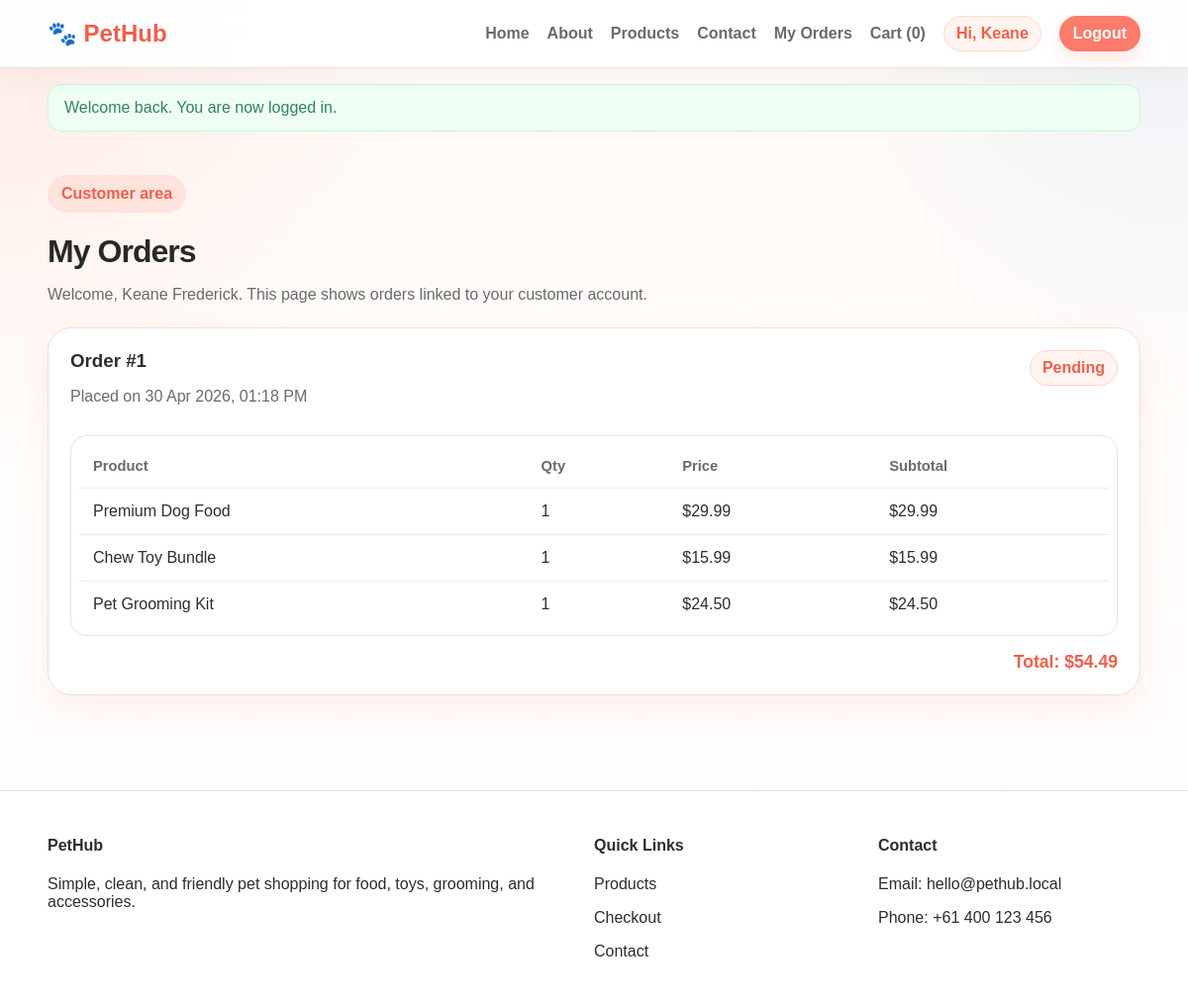
The page /my-orders.php (signed in) on the database its author committed.
### tables this page shows
CREATE TABLE orders (
  id INT AUTO_INCREMENT PRIMARY KEY,
  user_id INT NULL,
  customer_name VARCHAR(120) NOT NULL,
  customer_email VARCHAR(120) NOT NULL,
  phone VARCHAR(50) NOT NULL,
  address VARCHAR(255) NOT NULL,
  total_amount DECIMAL(10,2) NOT NULL,
  status VARCHAR(50) NOT NULL DEFAULT 'Pending',
  created_at TIMESTAMP DEFAULT CURRENT_TIMESTAMP,
  CONSTRAINT fk_orders_user FOREIGN KEY (user_id) REFERENCES users(id) ON DELETE SET NULL
);

CREATE TABLE order_items (
  id INT AUTO_INCREMENT PRIMARY KEY,
  order_id INT NOT NULL,
  product_id INT NOT NULL,
  quantity INT NOT NULL,
  unit_price DECIMAL(10,2) NOT NULL,
  CONSTRAINT fk_items_order FOREIGN KEY (order_id) REFERENCES orders(id) ON DELETE CASCADE,
  CONSTRAINT fk_items_product FOREIGN KEY (product_id) REFERENCES products(id) ON DELETE CASCADE
);

CREATE TABLE products (
  id INT AUTO_INCREMENT PRIMARY KEY,
  name VARCHAR(120) NOT NULL,
  category VARCHAR(80) NOT NULL,
  price DECIMAL(10,2) NOT NULL,
  stock INT NOT NULL DEFAULT 0,
  image VARCHAR(255) NOT NULL,
  description TEXT NOT NULL,
  created_at TIMESTAMP DEFAULT CURRENT_TIMESTAMP
);

### config/config.php (called while the page is built, shortened)
<?php
function db(): PDO {
    static $pdo = null;
    if ($pdo === null) {
        $dsn = 'mysql:host=' . DB_HOST . ';dbname=' . DB_NAME . ';charset=utf8mb4';
        $options = [
            PDO::ATTR_ERRMODE => PDO::ERRMODE_EXCEPTION,
            PDO::ATTR_DEFAULT_FETCH_MODE => PDO::FETCH_ASSOC,
            PDO::ATTR_EMULATE_PREPARES => false,
        ];
        $pdo = new PDO($dsn, DB_USER, DB_PASS, $options);
    }
    return $pdo;
}
function e(string $value): string {
    return htmlspecialchars($value, ENT_QUOTES, 'UTF-8');
}
function is_logged_in(): bool {
    return isset($_SESSION['user']);
}

### includes/functions.php (called while the page is built, shortened)
<?php
require_once __DIR__ . '/../config/config.php';
function current_customer_orders(): array {
    $stmt = db()->prepare('SELECT * FROM orders WHERE user_id = :user_id ORDER BY created_at DESC');
    $stmt->execute(['user_id' => $_SESSION['user']['id']]);
    return $stmt->fetchAll();
}
function order_items_for(int $orderId): array {
    $stmt = db()->prepare('SELECT oi.*, p.name, p.image FROM order_items oi JOIN products p ON p.id = oi.product_id WHERE oi.order_id = :order_id');
    $stmt->execute(['order_id' => $orderId]);
    return $stmt->fetchAll();
}

### my-orders.php (the view, shortened to what this page needs)
<?php
require_once __DIR__ . '/includes/functions.php';
require_once __DIR__ . '/includes/header.php';
$orders = current_customer_orders();
?>
<main class="section"><div class="container">
  <div class="page-heading">
    <span class="pill">Customer area</span>
    <h1 class="section-title">My Orders</h1>
    <p class="section-sub">Welcome, <?= e($_SESSION['user']['name']); ?>. This page shows orders linked to your customer account.</p>
  </div>
  <?php if (!$orders): ?>
    <div class="empty">You have not placed any orders yet. <a href="products.php">Browse products</a>.</div>
  <?php else: ?>
    <div class="orders-list">
      <?php foreach ($orders as $order): ?>
        <?php $items = order_items_for((int)$order['id']); ?>
        <article class="card order-card">
          <div class="order-head">
            <div>
              <h3>Order #<?= (int)$order['id']; ?></h3>
              <p class="muted">Placed on <?= e(date('d M Y, h:i A', strtotime($order['created_at']))); ?></p>
            </div>
            <div class="order-status"><?= e($order['status']); ?></div>
          </div>
          <div class="table-wrap compact-table">
            <table>
              <thead><tr><th>Product</th><th>Qty</th><th>Price</th><th>Subtotal</th></tr></thead>
              <tbody>
              <?php foreach ($items as $item): ?>
                <tr>
                  <td><?= e($item['name']); ?></td>
                  <td><?= (int)$item['quantity']; ?></td>
                  <td>$<?= number_format((float)$item['unit_price'], 2); ?></td>
                  <td>$<?= number_format((float)$item['unit_price'] * (int)$item['quantity'], 2); ?></td>
                </tr>
              <?php endforeach; ?>
              </tbody>
            </table>
          </div>
          <div class="order-total">Total: $<?= number_format((float)$order['total_amount'], 2); ?></div>
        </article>
      <?php endforeach; ?>
    </div>
  <?php endif; ?>
</div></main>
<?php require_once __DIR__ . '/includes/footer.php'; ?>

### assets/css/style.css (style rules this page uses)
:root { --bg: #fffaf5; --surface: #ffffff; --text: #2d2d2d; --muted: #6a6a6a; --primary: #ff7b6b; --primary-dark: #ef5f4c; --secondary: #7db7ff; --accent: #ffe3dc; --border: #f0dfd7; --success: #2f855a; --shadow: 0 14px 35px rgba(255, 123, 107, 0.12); }
* { box-sizing:border-box }
body { margin:0;font-family:Arial,sans-serif;color:var(--text);background:linear-gradient(180deg,#fffaf5,#fff); }
.container { width:min(1120px,92%);margin:0 auto }
.pill { display:inline-block;padding:10px 14px;border-radius:999px;background:var(--accent);color:var(--primary-dark);font-weight:700 }
.hero-card,.card,.stat,.form-card,.table-wrap { background:var(--surface);border:1px solid var(--border);border-radius:24px;box-shadow:var(--shadow) }
.section { padding:28px 0 56px }
.section-title { font-size:2rem;margin-bottom:10px }
.section-sub { color:var(--muted);margin-bottom:24px }
.card { padding:22px }
.card h3 { margin-top:0 }
.muted { color:var(--muted) }
.table-wrap { padding:18px;overflow:auto }
table { width:100%;border-collapse:collapse }
th,td { text-align:left;padding:14px;border-bottom:1px solid #f1ece8 }
th { color:var(--muted);font-size:.92rem }
tr:last-child td { border-bottom:none }
body { background: radial-gradient(circle at top left, rgba(255,123,107,0.12), transparent 28%), radial-gradient(circle at top right, rgba(125,183,255,0.12), transparent 26%), linear-gradient(180deg,#fffaf5 0%,#fffdfb 48%,#ffffff 100%); }
.section-title { letter-spacing:-0.03em;color:#282828 }
.section-sub { max-width:720px }
.page-heading { margin-bottom:24px; }
.orders-list { display:grid; gap:22px; }
.order-card { padding:22px; }
.order-head { display:flex; justify-content:space-between; align-items:flex-start; gap:18px; margin-bottom:14px; }
.order-head h3 { margin:0 0 4px; }
.order-status { padding:8px 12px; border-radius:999px; background:#fff4ef; border:1px solid #ffd8cd; color:var(--primary-dark); font-weight:800; }
.compact-table { box-shadow:none;border-radius:16px;padding:8px;margin-top:12px; }
.order-total { text-align:right; font-weight:900; color:var(--primary-dark); margin-top:16px; font-size:1.1rem; }

### rows shown on the page
orders: id "1", created_at "30 Apr 2026, 01:18 PM", status "Pending", total_amount "54.49"
order_items: product.name "Premium Dog Food", quantity "1", unit_price "29.99", (float)$item['unit_price']*(int)$item['quantity'] "29.99"
order_items: product.name "Chew Toy Bundle", quantity "1", unit_price "15.99", (float)$item['unit_price']*(int)$item['quantity'] "15.99"
order_items: product.name "Pet Grooming Kit", quantity "1", unit_price "24.50", (float)$item['unit_price']*(int)$item['quantity'] "24.50"

### other values the page prints
cart_count() "0"
first_name($_SESSION['user']['name'] ?? 'User') "Keane"
$flash "Welcome back. You are now logged in."
$_SESSION['user']['name'] "Keane Frederick"
